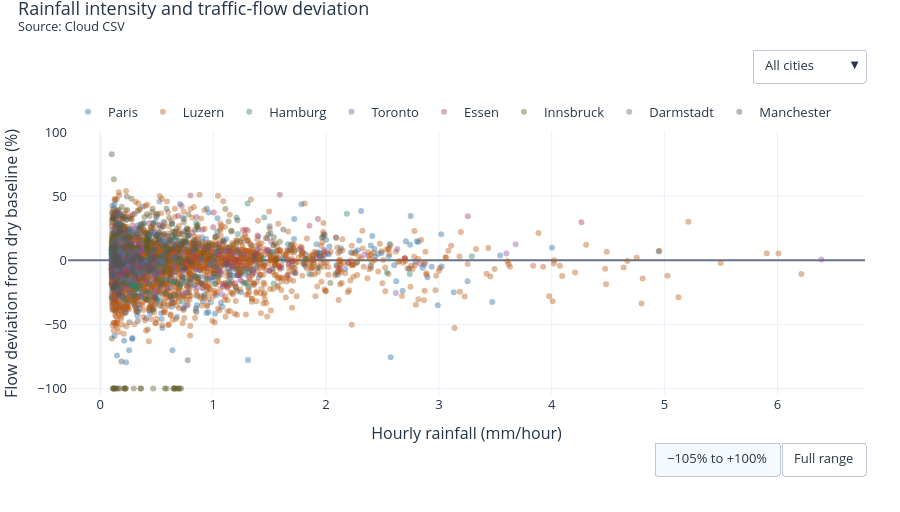

Write notebook code for a chart like this one.
### Markdown cell above
### 2. Rainfall intensity vs. traffic-flow change

Are higher rainfall intensities associated with larger flow deviations? Each point is a supported rainy city-hour (≥0.1 mm/hour). Select a city and hover to see the timestamp, rainfall, flow deviation, and number of supported sensors. The initial vertical scale focuses on −105% to +100%. Use **Full range** to see larger deviations.

### Code cell
fig_rain_scatter = go.Figure()
rain_scatter_groups = {}
for city in CITIES:
    rainy_hours = supported_hours.loc[
        supported_hours.city.eq(city) & supported_hours.condition.eq('Rainy')
    ]
    if rainy_hours.empty:
        continue
    label = NAMES[city]
    rain_scatter_groups[label] = [len(fig_rain_scatter.data)]
    fig_rain_scatter.add_trace(go.Scatter(
        x=rainy_hours.rain_mm.round(5),
        y=rainy_hours.median_flow_change_pct.round(3),
        text=rainy_hours.timestamp.dt.strftime('%Y-%m-%d %H:%M'),
        customdata=rainy_hours.supported_sensor_rows,
        name=label, mode='markers',
        marker=dict(size=6, opacity=0.42, color=city_colors[city]),
        hovertemplate='%{text}<br>Rain %{x:.3f} mm/hour<br>Flow deviation %{y:+.2f}%'
                      '<br>Supported sensors %{customdata:,}',
    ))

style_notebook_plot(fig_rain_scatter, 'Rainfall intensity and traffic-flow deviation')
if rain_scatter_groups:
    rain_scatter_groups = {
        'All cities': list(range(len(fig_rain_scatter.data))), **rain_scatter_groups
    }
select_notebook_plot_group(fig_rain_scatter, rain_scatter_groups, 'All cities')
fig_rain_scatter.update_xaxes(title_text='Hourly rainfall (mm/hour)')
fig_rain_scatter.update_yaxes(title_text=flow_axis, zerolinecolor='#64748b')
add_flow_range_control(fig_rain_scatter)
fig_rain_scatter.show()

### Figure 1 — Plotly figure (JSON) as saved in the notebook; plotly's stock layout.template omitted (floating-point values rounded to 4 significant figures; data arrays with more than 128 entries replaced by an {"elided": "..."} marker saying what was removed)
{"data": [{"customdata": {"elided": "1303 int values"}, "hovertemplate": "%{text}<br>Rain %{x:.3f} mm/hour<br>Flow deviation %{y:+.2f}%<br>Supported sensors %{customdata:,}", "marker": {"color": "#2b6da8", "opacity": 0.42, "size": 6}, "mode": "markers", "name": "Paris", "text": {"elided": "1303 str values"}, "type": "scatter", "visible": true, "x": {"elided": "1303 float values"}, "y": {"elided": "1303 float values"}}, {"customdata": {"elided": "2291 int values"}, "hovertemplate": "%{text}<br>Rain %{x:.3f} mm/hour<br>Flow deviation %{y:+.2f}%<br>Supported sensors %{customdata:,}", "marker": {"color": "#b95b16", "opacity": 0.42, "size": 6}, "mode": "markers", "name": "Luzern", "text": {"elided": "2291 str values"}, "type": "scatter", "visible": true, "x": {"elided": "2291 float values"}, "y": {"elided": "2291 float values"}}, {"customdata": {"elided": "271 int values"}, "hovertemplate": "%{text}<br>Rain %{x:.3f} mm/hour<br>Flow deviation %{y:+.2f}%<br>Supported sensors %{customdata:,}", "marker": {"color": "#26816e", "opacity": 0.42, "size": 6}, "mode": "markers", "name": "Hamburg", "text": {"elided": "271 str values"}, "type": "scatter", "visible": true, "x": {"elided": "271 float values"}, "y": {"elided": "271 float values"}}, {"customdata": {"elided": "130 int values"}, "hovertemplate": "%{text}<br>Rain %{x:.3f} mm/hour<br>Flow deviation %{y:+.2f}%<br>Supported sensors %{customdata:,}", "marker": {"color": "#8c52a4", "opacity": 0.42, "size": 6}, "mode": "markers", "name": "Toronto", "text": {"elided": "130 str values"}, "type": "scatter", "visible": true, "x": {"elided": "130 float values"}, "y": {"elided": "130 float values"}}, {"customdata": {"elided": "194 int values"}, "hovertemplate": "%{text}<br>Rain %{x:.3f} mm/hour<br>Flow deviation %{y:+.2f}%<br>Supported sensors %{customdata:,}", "marker": {"color": "#a63d59", "opacity": 0.42, "size": 6}, "mode": "markers", "name": "Essen", "text": {"elided": "194 str values"}, "type": "scatter", "visible": true, "x": {"elided": "194 float values"}, "y": {"elided": "194 float values"}}, {"customdata": {"elided": "278 int values"}, "hovertemplate": "%{text}<br>Rain %{x:.3f} mm/hour<br>Flow deviation %{y:+.2f}%<br>Supported sensors %{customdata:,}", "marker": {"color": "#625a2a", "opacity": 0.42, "size": 6}, "mode": "markers", "name": "Innsbruck", "text": {"elided": "278 str values"}, "type": "scatter", "visible": true, "x": {"elided": "278 float values"}, "y": {"elided": "278 float values"}}, {"customdata": [195, 196, 196, 197, 203, 198, 197, 197, 199, 360, 360, 361, 348, 369, 369, 362, 360, 361, 199, 196, 196, 337, 340, 365, 195, 195, 196, 360, 366, 356, 369, 369, 369, 344, 343, 342, 344, 341, 367, 365, 366, 362, 338, 341, 341, 367, 370, 364, 362, 339, 341, 347, 342, 341, 364, 364, 360, 360, 369, 197, 275, 196, 196, 197, 196, 197, 278, 198, 197, 197, 199, 195, 195, 185, 195, 195, 197, 196, 197, 196, 197, 201, 198, 197, 203, 198, 197, 197, 199, 195, 195, 196, 199, 196, 196, 196, 196, 196, 181, 182, 195, 195, 197, 197, 197, 196, 195, 201, 198, 197, 197, 199, 195, 195, 196, 197, 201, 338, 344, 344, 341], "hovertemplate": "%{text}<br>Rain %{x:.3f} mm/hour<br>Flow deviation %{y:+.2f}%<br>Supported sensors %{customdata:,}", "marker": {"color": "#576e96", "opacity": 0.42, "size": 6}, "mode": "markers", "name": "Darmstadt", "text": ["2015-09-22 00:00", "2015-09-22 01:00", "2015-09-22 07:00", "2015-09-22 08:00", "2015-09-22 09:00", "2015-09-22 10:00", "2015-09-22 11:00", "2015-09-22 12:00", "2015-09-22 13:00", "2015-09-22 14:00", "2015-09-22 15:00", "2015-09-22 16:00", "2015-09-22 17:00", "2015-09-22 18:00", "2015-09-22 19:00", "2015-09-23 14:00", "2015-10-06 15:00", "2015-10-06 16:00", "2015-10-06 17:00", "2015-10-06 18:00", "2015-10-07 01:00", "2015-10-07 06:00", "2015-10-07 12:00", "2015-10-07 13:00", "2015-10-09 02:00", "2015-10-09 03:00", "2015-10-09 05:00", "2015-10-13 15:00", "2015-10-13 16:00", "2015-10-13 17:00", "2015-10-13 18:00", "2015-10-13 19:00", "2015-10-13 20:00", "2015-10-13 21:00", "2015-10-13 22:00", "2015-10-14 00:00", "2015-10-14 01:00", "2015-10-14 02:00", "2015-10-14 03:00", "2015-10-14 04:00", "2015-10-14 05:00", "2015-10-14 06:00", "2015-10-14 07:00", "2015-10-14 08:00", "2015-10-15 02:00", "2015-10-15 03:00", "2015-10-15 04:00", "2015-10-15 05:00", "2015-10-15 06:00", "2015-10-15 07:00", "2015-10-15 08:00", "2015-10-15 09:00", "2015-10-15 10:00", "2015-10-15 11:00", "2015-10-15 12:00", "2015-10-15 13:00", "2015-10-15 14:00", "2015-10-15 15:00", "2015-10-15 18:00", "2016-04-12 04:00", "2016-04-12 05:00", "2016-04-12 21:00", "2016-04-12 22:00", "2016-04-13 06:00", "2016-04-13 07:00", "2016-04-13 08:00", "2016-04-13 09:00", "2016-04-13 10:00", "2016-04-13 11:00", "2016-04-13 12:00", "2016-04-13 13:00", "2016-04-13 14:00", "2016-04-13 15:00", "2016-04-15 01:00", "2016-04-15 02:00", "2016-04-15 03:00", "2016-04-15 04:00", "2016-04-15 05:00", "2016-04-15 06:00", "2016-04-15 07:00", "2016-04-15 08:00", "2016-04-15 09:00", "2016-04-15 10:00", "2016-04-25 08:00", "2016-04-25 09:00", "2016-04-25 10:00", "2016-04-25 11:00", "2016-04-25 12:00", "2016-04-25 13:00", "2016-04-25 14:00", "2016-04-25 15:00", "2016-04-25 16:00", "2016-04-25 17:00", "2016-04-25 18:00", "2016-04-25 19:00", "2016-04-25 20:00", "2016-04-25 21:00", "2016-04-25 22:00", "2016-04-26 00:00", "2016-04-26 01:00", "2016-04-26 02:00", "2016-04-26 03:00", "2016-04-26 04:00", "2016-04-26 06:00", "2016-04-27 06:00", "2016-04-27 07:00", "2016-04-27 08:00", "2016-04-27 09:00", "2016-04-27 10:00", "2016-04-27 11:00", "2016-04-27 12:00", "2016-04-27 13:00", "2016-04-27 14:00", "2016-04-27 15:00", "2016-04-27 16:00", "2016-04-28 08:00", "2016-04-28 09:00", "2016-05-03 08:00", "2016-05-03 09:00", "2016-05-03 10:00", "2016-05-03 11:00"], "type": "scatter", "visible": true, "x": [0.1252, 0.1049, 0.2462, 0.4047, 0.5186, 1.292, 1.53, 1.391, 0.5596, 0.3276, 1.024, 0.659, 0.8897, 1.359, 0.3861, 0.1327, 0.8104, 0.2981, 0.1163, 0.1537, 0.1179, 0.116, 0.1071, 0.1268, 0.1056, 0.1184, 0.104, 0.1743, 0.1794, 0.1833, 0.2541, 0.3242, 0.263, 0.2642, 0.2595, 0.561, 0.6456, 0.7299, 0.5238, 0.4954, 0.3526, 0.4785, 0.2748, 0.1702, 0.1212, 0.3389, 0.6902, 0.9024, 0.4563, 0.5231, 0.5227, 0.4429, 0.5349, 0.5932, 0.5734, 0.356, 0.2492, 0.1633, 0.2213, 0.18, 0.3197, 0.1972, 0.2254, 0.1986, 0.2723, 0.149, 0.6586, 0.3893, 1.104, 1.035, 0.9685, 0.5012, 0.1562, 0.1246, 0.1029, 0.4822, 0.2115, 0.5555, 0.4075, 0.4518, 0.1965, 0.1619, 0.1764, 0.1121, 0.1354, 0.1438, 0.1732, 0.2191, 0.2596, 0.4127, 0.9708, 0.324, 0.2781, 0.465, 0.7427, 0.7961, 0.9792, 1.082, 0.9415, 0.9856, 0.8955, 0.5542, 0.1731, 0.1023, 0.1085, 0.1689, 0.356, 0.2413, 0.1709, 0.1953, 0.2136, 0.2203, 0.2669, 0.5413, 0.1897, 0.1326, 0.1195, 0.3498, 1.144, 0.7067, 0.2482], "y": [6.25, -2.561, 0.462, 0.208, -6.463, -7.015, -7.059, -4.23, -2.99, 3.007, 6.555, 2.053, -0.965, -6.595, -8.094, -1.859, -14.14, -16.24, 0.33, -6.631, -7.83, -12.05, -9.941, -11.64, 0.169, -1.169, 0.386, 36.7, 13.37, 22.51, 22.59, 8.108, 7.091, -6.061, -25.38, 29.95, 12.82, 33.29, 45.92, 33.58, 27.92, 22.12, 24.23, 17.77, 22.79, 21.89, 14.74, 18.0, 19.99, 27.57, 20.19, 20.55, 15.79, 18.93, 14.75, 14.57, 23.0, 28.41, 15.04, 2.94, -9.748, -20.56, -40.82, 5.047, 3.465, -2.372, -9.329, -1.683, -4.001, -5.396, -3.616, 0.248, 1.842, 14.33, 1.02, -3.03, -1.197, -1.527, -1.652, -6.483, 4.294, 6.46, 8.278, -0.046, -2.291, -4.645, -5.783, -4.163, -3.784, -1.289, -3.093, -3.722, -6.988, -9.861, -13.24, -18.0, -32.74, -36.3, -14.29, -1.609, 1.203, 4.245, 6.127, 0.95, 3.192, 4.023, -1.84, -1.619, -3.732, -4.519, -3.862, -0.92, 0.902, -0.238, 1.575, 2.571, 0.844, -11.87, -17.84, -18.21, -16.05]}, {"customdata": [121, 121, 120, 121, 121, 119, 120, 121, 120, 120, 121, 120, 119, 119, 121, 120, 121, 121, 121, 121, 121, 121, 121, 121, 121, 121, 121, 121, 121, 121, 121, 121, 121, 121, 121, 120, 121, 123, 121, 121, 121, 120, 121, 121, 121, 171, 168, 168, 171, 168, 168, 169, 171, 171, 168, 170, 170, 168, 171, 171, 170, 168, 171, 171, 171, 171, 170, 170, 171, 173, 171, 171, 171, 170, 170, 171, 171, 171, 171, 171, 171, 171, 171, 171, 171, 170, 170, 171, 171, 171, 170, 170, 171, 168, 170, 168, 168, 168, 168, 168, 169, 171, 171, 171, 171, 171, 171], "hovertemplate": "%{text}<br>Rain %{x:.3f} mm/hour<br>Flow deviation %{y:+.2f}%<br>Supported sensors %{customdata:,}", "marker": {"color": "#555555", "opacity": 0.42, "size": 6}, "mode": "markers", "name": "Manchester", "text": ["2017-09-08 08:00", "2017-09-08 09:00", "2017-09-08 10:00", "2017-09-09 10:00", "2017-09-09 11:00", "2017-09-09 13:00", "2017-09-09 14:00", "2017-09-09 15:00", "2017-09-09 16:00", "2017-09-10 14:00", "2017-09-10 15:00", "2017-09-10 16:00", "2017-09-10 17:00", "2017-09-10 19:00", "2017-09-11 03:00", "2017-09-11 04:00", "2017-09-12 18:00", "2017-09-12 19:00", "2017-09-12 20:00", "2017-09-12 21:00", "2017-09-12 22:00", "2017-09-13 00:00", "2017-09-13 01:00", "2017-09-13 05:00", "2017-09-14 05:00", "2017-09-14 06:00", "2017-09-14 07:00", "2017-09-14 08:00", "2017-09-14 09:00", "2017-09-14 15:00", "2017-09-14 16:00", "2017-09-14 17:00", "2017-09-15 06:00", "2017-09-15 07:00", "2017-09-15 08:00", "2017-09-15 11:00", "2017-09-15 12:00", "2017-09-15 13:00", "2017-09-15 14:00", "2017-09-15 15:00", "2017-09-16 00:00", "2017-09-16 05:00", "2017-09-16 06:00", "2017-09-16 09:00", "2017-09-16 10:00", "2017-09-16 11:00", "2017-09-16 12:00", "2017-09-16 13:00", "2017-09-16 15:00", "2017-09-16 20:00", "2017-09-16 21:00", "2017-09-16 22:00", "2017-09-17 01:00", "2017-09-17 02:00", "2017-09-17 13:00", "2017-09-17 14:00", "2017-09-17 16:00", "2017-09-17 18:00", "2017-09-18 02:00", "2017-09-18 03:00", "2017-09-23 05:00", "2017-09-24 17:00", "2017-09-25 05:00", "2017-09-25 06:00", "2017-09-25 07:00", "2017-09-25 08:00", "2017-09-26 10:00", "2017-09-26 11:00", "2017-09-26 12:00", "2017-09-26 13:00", "2017-09-26 14:00", "2017-09-27 08:00", "2017-09-27 09:00", "2017-09-27 10:00", "2017-09-27 11:00", "2017-09-27 12:00", "2017-09-27 19:00", "2017-09-27 20:00", "2017-09-27 21:00", "2017-09-27 22:00", "2017-09-28 00:00", "2017-09-28 01:00", "2017-09-28 06:00", "2017-09-28 07:00", "2017-09-28 08:00", "2017-09-28 10:00", "2017-09-28 11:00", "2017-09-28 12:00", "2017-09-29 02:00", "2017-09-29 09:00", "2017-09-29 10:00", "2017-09-29 11:00", "2017-09-30 11:00", "2017-09-30 13:00", "2017-09-30 14:00", "2017-09-30 17:00", "2017-09-30 18:00", "2017-09-30 19:00", "2017-09-30 20:00", "2017-09-30 21:00", "2017-09-30 22:00", "2017-10-01 02:00", "2017-10-01 03:00", "2017-10-01 08:00", "2017-10-01 09:00", "2017-11-18 09:00", "2017-11-18 10:00"], "type": "scatter", "visible": true, "x": [0.2651, 0.1693, 0.1349, 0.1368, 0.2255, 0.1221, 0.308, 2.736, 0.1292, 0.4492, 0.2727, 0.1764, 0.104, 0.1054, 0.8926, 0.4892, 0.3548, 0.4749, 0.7343, 1.312, 1.725, 0.1798, 0.6366, 0.1035, 0.412, 0.3657, 0.4797, 0.329, 0.3619, 0.2117, 1.118, 0.4501, 0.3328, 0.7744, 0.1869, 0.1531, 0.1507, 0.104, 0.2852, 0.144, 0.4287, 0.2255, 0.1759, 0.1097, 0.1354, 0.1345, 0.1249, 0.2918, 0.2699, 0.1822, 0.2065, 0.1197, 0.1741, 0.1645, 0.72, 0.7887, 0.1688, 0.1445, 0.1016, 0.2174, 0.3653, 0.4592, 0.1211, 0.1936, 0.1183, 0.1464, 0.3233, 0.2475, 0.1483, 0.1364, 0.1516, 0.1206, 0.2847, 0.2456, 0.1178, 0.1216, 1.362, 0.2861, 1.801, 1.203, 0.1397, 0.1311, 0.2871, 0.165, 0.124, 0.1631, 0.1101, 0.2027, 0.7529, 0.1531, 0.124, 0.175, 0.1855, 0.1268, 0.1097, 0.247, 1.98, 1.094, 1.621, 1.215, 0.5865, 0.762, 0.2165, 0.102, 0.1216, 0.1488, 0.1183], "y": [7.66, -3.912, 1.709, 32.1, 22.25, 3.788, -11.03, -6.462, 4.591, -7.283, -10.15, -8.983, -11.26, -19.58, -17.46, -28.91, 0.946, 1.145, -5.802, -9.45, -10.17, -4.12, 28.72, -4.393, -3.294, 1.373, 2.674, 3.431, -2.622, -2.791, -2.319, 0.236, -47.38, -77.98, -78.92, 1.447, -4.178, -7.818, -6.564, -1.77, -9.018, -10.78, -2.97, 6.509, 6.032, 13.98, -3.747, -1.748, -7.961, 23.68, 17.49, 20.46, -4.061, 1.43, -2.134, -0.376, -4.699, -18.08, 82.56, 18.52, -6.374, -6.38, -2.262, -4.018, 2.466, 1.414, 3.194, -0.819, -1.623, 0.0, -2.243, 3.673, 1.119, -0.122, -0.077, 0.438, 3.471, 3.084, -2.631, -7.001, -20.49, -20.11, -0.535, -25.32, -11.24, 1.897, 0.579, -1.099, 14.59, 0.0, 2.706, 3.984, 21.36, 10.16, 10.43, 13.09, 20.26, 14.71, 24.03, 31.3, 40.27, 22.52, 33.71, -13.43, -21.05, 28.43, 33.06]}], "layout": {"font": {"color": "#253447", "size": 13}, "height": 512, "legend": {"orientation": "h", "y": 1.02, "yanchor": "bottom"}, "margin": {"b": 117, "l": 68, "r": 35, "t": 132}, "title": {"text": "Rainfall intensity and traffic-flow deviation<br><sup>Source: Cloud CSV</sup>", "x": 0.02, "y": 0.97, "yanchor": "top"}, "updatemenus": [{"active": 0, "buttons": [{"args": [{"visible": [true, true, true, true, true, true, true, true]}, {}], "label": "All cities", "method": "update"}, {"args": [{"visible": [true, false, false, false, false, false, false, false]}, {}], "label": "Paris", "method": "update"}, {"args": [{"visible": [false, true, false, false, false, false, false, false]}, {}], "label": "Luzern", "method": "update"}, {"args": [{"visible": [false, false, true, false, false, false, false, false]}, {}], "label": "Hamburg", "method": "update"}, {"args": [{"visible": [false, false, false, true, false, false, false, false]}, {}], "label": "Toronto", "method": "update"}, {"args": [{"visible": [false, false, false, false, true, false, false, false]}, {}], "label": "Essen", "method": "update"}, {"args": [{"visible": [false, false, false, false, false, true, false, false]}, {}], "label": "Innsbruck", "method": "update"}, {"args": [{"visible": [false, false, false, false, false, false, true, false]}, {}], "label": "Darmstadt", "method": "update"}, {"args": [{"visible": [false, false, false, false, false, false, false, true]}, {}], "label": "Manchester", "method": "update"}], "x": 1, "xanchor": "right", "y": 1.19, "yanchor": "bottom"}, {"buttons": [{"args": [{"yaxis.autorange": false, "yaxis.range": [-105, 100]}], "label": "−105% to +100%", "method": "relayout"}, {"args": [{"yaxis.autorange": true}], "label": "Full range", "method": "relayout"}], "direction": "right", "type": "buttons", "x": 1, "xanchor": "right", "y": -0.18, "yanchor": "top"}], "xaxis": {"title": {"text": "Hourly rainfall (mm/hour)"}}, "yaxis": {"range": [-105, 100], "title": {"text": "Flow deviation from dry baseline (%)"}, "zerolinecolor": "#64748b"}}}
